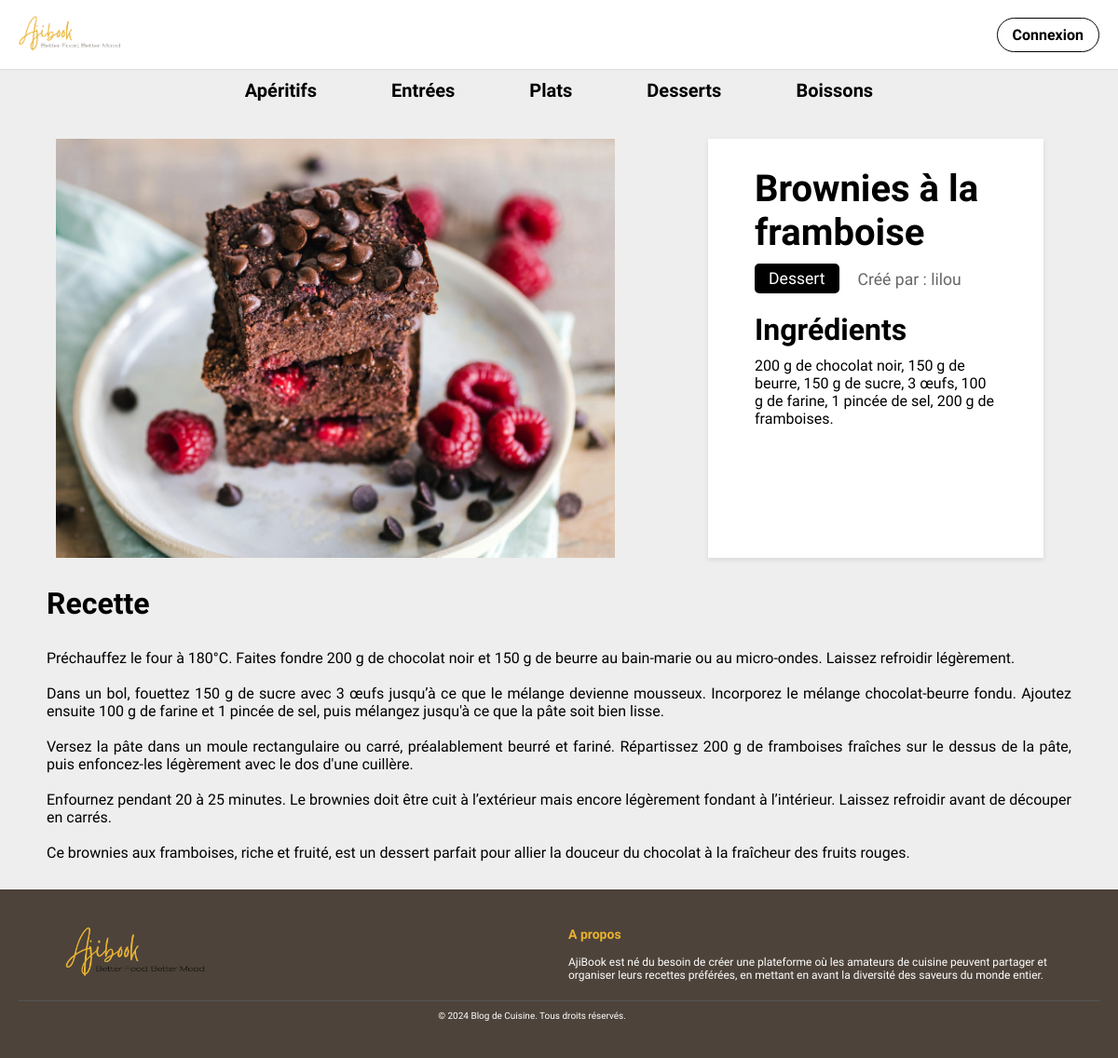
The app's page /recipe.php?id=62 with its own data.
### tables this page shows
CREATE TABLE "recipes" (
	"id"	INTEGER NOT NULL,
	"title"	TEXT NOT NULL,
	"ingredients"	TEXT NOT NULL,
	"instructions"	TEXT NOT NULL,
	"category"	TEXT NOT NULL,
	"created_at"	INTEGER NOT NULL DEFAULT CURRENT_TIMESTAMP,
	"users_id"	INTEGER NOT NULL,
	"image_url"	BLOB NOT NULL,
	PRIMARY KEY("id" AUTOINCREMENT),
	FOREIGN KEY("users_id") REFERENCES "users"("id")
);

CREATE TABLE "users" (
	"id"	INTEGER NOT NULL,
	"username"	TEXT NOT NULL UNIQUE,
	"email"	TEXT NOT NULL UNIQUE,
	"password"	TEXT NOT NULL,
	"created_at"	INTEGER NOT NULL DEFAULT CURRENT_TIMESTAMP,
	PRIMARY KEY("id" AUTOINCREMENT)
);

### ch/comem/DB.php (called while the page is built, shortened)
<?php
class DB
{
    private PDO $db;
    function __construct()
    {
        $config = parse_ini_file('./config/config.ini', true);
        $dsn = $config['dsn'];
        $username = '';
        $password = '';
        $this->db = new \PDO($dsn, $username, $password);
    }
    function getDB(): PDO
    {
        return $this->db;
    }
}

### ch/comem/controllers/RecipesController.php (called while the page is built, shortened)
<?php
class RecipesController
{
    private PDO $db;
    public function __construct(DB $db)
    {
        $this->db = $db->getDB();
    }
    public function getById($id): ?Recipe
    {
        $statement = $this->db->prepare("SELECT * FROM recipes WHERE id = :id");
        $statement->execute(['id' => $id]);
        $result = $statement->fetch();
        return new Recipe(
            $result['id'],
            $result['title'],
            $result['ingredients'],
            $result['instructions'],
            $result['category'],
            $result['created_at'],
            $result['image_url'],
            $result['users_id']
        );
    }
}

### ch/comem/models/Recipe.php (called while the page is built, shortened)
<?php
class Recipe
{
    private $title;
    private $ingredients;
    private $instructions;
    private $category;
    private $imageUrl;
    private $usersId;
    private static $categoryTranslations = array(
        "appetizer" => "Apéritif",
        "starter" => "Entrée",
        "main-course" => "Plat principal",
        "drink" => "Boisson",
        "desert" => "Dessert"
    );
    public function __construct($id, $title, $ingredients, $instructions, $category, $createdAt, $imageUrl, $usersId)
    {
        $this->title = $title;
        $this->ingredients = $ingredients;
        $this->instructions = $instructions;
        $this->category = $category;
        $this->imageUrl = $imageUrl;
        $this->usersId = $usersId;
    }
    public function getTitle()
    {
        return $this->title;
    }
    public function getIngredients()
    {
        return $this->ingredients;
    }
    public function getInstructions()
    {
        return $this->instructions;
    }
    public function getTranslatedCategory()
    {
        return Recipe::$categoryTranslations[$this->category];
    }
    public function getImageUrl()
    {
        return $this->imageUrl;
    }
    public function getUsersId()
    {
        return $this->usersId;
    }
}

### ch/comem/controllers/UsersController.php (called while the page is built, shortened)
<?php
class UsersController
{
    private PDO $db;
    public function __construct(DB $db)
    {
        $this->db = $db->getDB();
    }
    public function getById($id): ?User
    {
        $statement = $this->db->prepare('SELECT * FROM users WHERE id = :id');
        $statement->execute(['id' => $id]);
        $result = $statement->fetch();
        return new User(
            $result['id'],
            $result['username'],
            $result['email'],
            $result['password']
        );
    }
}

### ch/comem/models/User.php (called while the page is built, shortened)
<?php
class User
{
    private $username;
    public function __construct($id, $username, $email, $password)
    {
        $this->username = $username;
    }
    public function getUsername()
    {
        return $this->username;
    }
}

### recipe.php (the view, shortened to what this page needs)
<?php
$db = new DB();
$id = $_GET['id'];
$recipesController = new RecipesController($db);
$usersController = new UsersController($db);
$recipe = $recipesController->getById($id);
$user = $usersController->getById($recipe->getUsersId());
?>
<!DOCTYPE html>
<html lang="fr">
<head>
    <link rel="stylesheet" href="./assets/styles.css" />
</head>
<body>
    <div class="main-container">
        <?php include('./includes/header.php'); ?>
        <main class="main">
            <div id="main-container">
                <div id="image-container">
                    <img
                        src="<?= $recipe->getImageUrl() ?>"
                        alt="<?= $recipe->getTitle() ?>" />
                </div>
                <div id="recipe-content">
                    <div class="title-bar">
                        <h1><?= $recipe->getTitle() ?></h1>
                    </div>
                    <div id="tags">
                        <span id="category"><?= $recipe->getTranslatedCategory() ?></span>
                        <span id="author">Créé par : <?= $user->getUsername() ?></span>
                    </div>
                    <div id="ingredients">
                        <h2>Ingrédients</h2>
                        <p>
                            <?= $recipe->getIngredients() ?>
                        </p>
                    </div>
                </div>
            </div>
            <div id="recipe-details">
                <h2>Recette</h2>
                <p>
                <?= nl2br($recipe->getInstructions()) ?>
                </p>
            </div>
        </main>
        <?php include('./includes/footer.php'); ?>
    </div>
</body>
</html>

### includes/header.php (shortened to what this page needs)
<?php
$requestUrl = $_SERVER['REQUEST_URI'];
$userSession = $_SESSION['user'];
?>
<div class="top-bar">
    <a class="logo" href="./">
        <img src="./assets/img/logo.png" alt="Logo" />
    </a>
    <? if ($userSession == null): ?>
        <div class="login-button">
            <a href="./login.php">Connexion</a>
        </div>
    <? endif ?>
</div>
<nav class="menu">
    <ul>
        <li>
            <a href="./aperitifs.php" class="<?= str_ends_with($requestUrl, "aperitifs.php") ? 'selected-item' : '' ?>">Apéritifs</a>
        </li>
        <li>
            <a href="./entrees.php" class="<?= str_ends_with($requestUrl, "entrees.php") ? 'selected-item' : '' ?>">Entrées</a>
        </li>
        <li>
            <a href="./plats.php" class="<?= str_ends_with($requestUrl, "plats.php") ? 'selected-item' : '' ?>">Plats</a>
        </li>
        <li>
            <a href="./desserts.php" class="<?= str_ends_with($requestUrl, "desserts.php") ? 'selected-item' : '' ?>">Desserts</a>
        </li>
        <li>
            <a href="./boissons.php" class="<?= str_ends_with($requestUrl, "boissons.php") ? 'selected-item' : '' ?>">Boissons</a>
        </li>
    </ul>
</nav>

### includes/footer.php (shortened to what this page needs)
<footer class="footer">
    <div class="footer-container">
        <div class="footer-about">
            <div class="footer-left">
                <img src="./assets/img/logo - Copie.png" alt="Logo" class="footer-logo" />
            </div>
        </div>
        <div>
            <h3>A propos</h3>
            <p>AjiBook est né du besoin de créer une plateforme où les amateurs de cuisine peuvent partager et organiser leurs recettes préférées, en mettant en avant la diversité des saveurs du monde entier.</p>
        </div>
    </div>
    <div class="footer-bottom">
        <p>&copy; 2024 Blog de Cuisine. Tous droits réservés.</p>
    </div>
</footer>

### assets/styles.css (style rules this page uses)
body { font-family: 'Gruppo', sans-serif; margin: 0; padding: 0; }
.top-bar { display: flex; align-items: center; justify-content: space-between; padding: 10px 20px; background-color: #fff; border-bottom: 1px solid #ddd; }
.logo img { width: 100%; height: 50px; object-fit: cover; margin-right: 10px; }
.login-button a { padding: 8px 16px; border: 1px solid #000; border-radius: 20px; background-color: transparent; cursor: pointer; font-weight: bold; text-decoration: none; color: inherit; }
.menu { padding: 10px 0; }
.menu ul { display: flex; justify-content: center; list-style: none; padding: 0 100px; margin: 0; }
.menu ul li { margin: 0 40px; }
.menu ul li a { text-decoration: none; color: #000000; font-size: 20px; font-weight: bold; transition: color 0.3s; }
.main-container { display: flex; flex-flow: column; min-height: 100vh; }
.main { flex: 1 0 100%; }
* { margin: 0; padding: 0; box-sizing: border-box; font-family: 'Gruppo'; }
body { background: #ecececdb; }
.footer { background-color: #4d433a; color: #fff; padding: 40px 20px; font-family: Arial, sans-serif; }
.footer-container { display: flex; flex-wrap: wrap; justify-content: space-between; gap: 20px; }
.footer-container > div { flex: 1 1 200px; }
.footer h3 { margin-bottom: 15px; font-size: 24px; color: #ebb22f; }
.footer p { font-family: 'Gruppo', sans-serif; font-size: 20px; max-width: 95%; }
.footer-bottom { text-align: center; margin-top: 20px; border-top: 1px solid #555; padding-top: 10px; font-size: 14px; }

### includes/footer.php (style rules this page uses)
.footer-logo { max-width: 150px; margin-left: 50px; }
.footer { font-size: 12px; }
.footer h3 { font-size: 14px; }
.footer p { font-size: 12px; }
.footer-bottom p { font-size: 10px; padding: 0px; }

### recipe.php (style rules this page uses)
#main-container { display: flex; margin: 30px; }
#image-container { display: flex; flex: 1; }
#image-container img { object-fit: cover; max-width: 600px; display: block; margin-left: 30px; }
.title-bar { display: flex; align-items: center; justify-content: space-between; }
#tags { display: flex; }
#tags #category { margin-right: 20px; color: white; background-color: black; padding-top: 6px; padding-bottom: 6px; padding-left: 15px; padding-right: 15px; border-radius: 5px; }
#tags #author { margin-top: 7px; }
#recipe-content { flex: 1; background: #fff; margin-left: 100px; padding-top: 20px; padding-left: 50px; padding-right: 50px; margin-right: 50px; padding-bottom: 50px; box-shadow: 0 2px 5px rgba(0, 0, 0, 0.1); }
#recipe-content h1 { padding-top: 10px; font-size: 2.5em; margin-bottom: 10px; }
#category, #author { display: block; font-size: 1.1em; color: #666; margin-bottom: 20px; }
#recipe-details { margin-left: 50px; margin-right: 50px; }
#ingredients h2, #recipe-details h2 { font-size: 2em; font-weight: 550; margin-bottom: 10px; color: #000; }
#recipe-details p { text-align: justify; margin: 30px 0; }

### records on screen
recipes: image_url (picture), title "Brownies à la framboise", category "Dessert", ingredients "200 g de chocolat noir, 150 g de beurre, 150 g de sucre, 3 œufs, 100 g de farine, 1 pincée de sel, 200 g de framboises.", instructions "Préchauffez le four à 180°C. Faites fondre 200 g de chocolat noir et 150 g de beurre au bain-marie ou au micro-ondes. Laissez refroidir légèrement. Dans un bol, fouettez 150 g de sucre avec 3 œufs jusqu’à ce que le mélange devienne mousseux. Incorporez le mélange chocolat-beurre fondu. Ajoutez ensuite 100 g de farine et 1 pincée de sel, puis mélangez jusqu'à ce que la pâte soit bien lisse. Versez la pâte dans un moule rectangulaire ou carré, préalablement beurré et fariné. Répartissez 200 g de framboises fraîches sur le dessus de la pâte, puis enfoncez-les légèrement avec le dos d'une cuillère. Enfournez pendant 20 à 25 minutes. Le brownies doit être cuit à l’extérieur mais encore…"
users: username "lilou"
